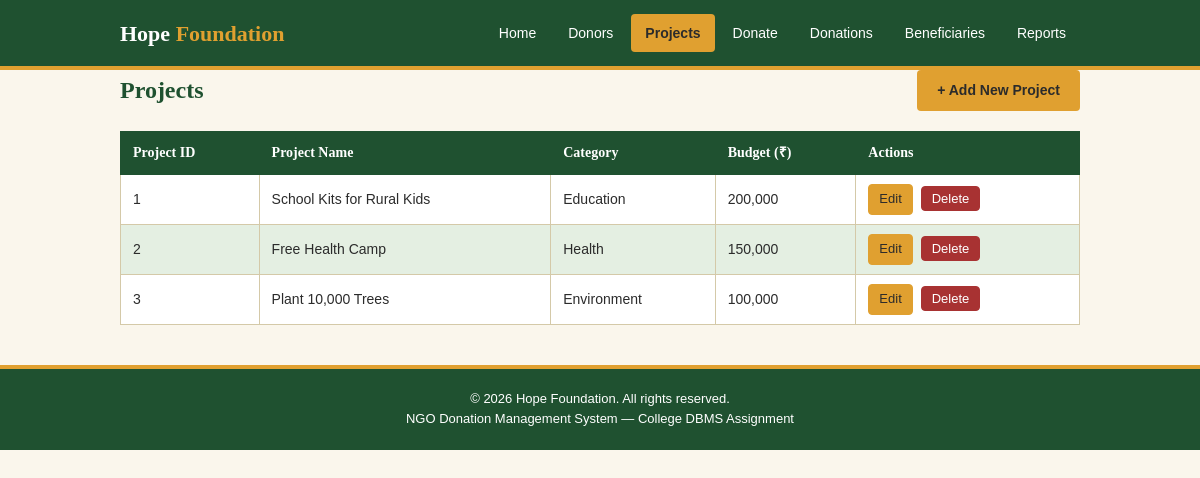
The app's page /ngo/projects.php with its own data.
### tables this page shows
CREATE TABLE projects (
  project_id    INT AUTO_INCREMENT PRIMARY KEY,
  project_name  VARCHAR(150) NOT NULL,
  category      ENUM('Education','Health','Environment','Food','Other') NOT NULL,
  budget        DECIMAL(12,2) NOT NULL CHECK (budget >= 0)
);

### ngo/projects.php (the view, shortened to what this page needs)
<?php
require_once 'includes/db.php';
include 'includes/header.php';
$result = $conn->query('SELECT project_id, project_name, category, budget FROM projects ORDER BY project_id');
?>
<div class="wrapper">
    <div class="page-header">
        <h1>Projects</h1>
        <a href="project_form.php" class="btn btn-primary">+ Add New Project</a>
    </div>
    <div class="table-wrapper">
        <table>
            <thead>
                <tr>
                    <th>Project ID</th>
                    <th>Project Name</th>
                    <th>Category</th>
                    <th>Budget (&#8377;)</th>
                    <th>Actions</th>
                </tr>
            </thead>
            <tbody>
                <?php if ($result->num_rows === 0): ?>
                    <tr><td colspan="5" style="text-align:center;">No records yet</td></tr>
                <?php else: ?>
                    <?php while ($row = $result->fetch_assoc()): ?>
                        <tr>
                            <td><?php echo (int)$row['project_id']; ?></td>
                            <td><?php echo htmlspecialchars($row['project_name']); ?></td>
                            <td><?php echo htmlspecialchars($row['category']); ?></td>
                            <td><?php echo number_format($row['budget']); ?></td>
                            <td class="row-actions">
                                <a href="project_form.php?project_id=<?php echo (int)$row['project_id']; ?>">Edit</a>
                                <form action="process_project.php" method="post">
                                    <button type="submit" name="action" value="delete" class="delete-btn">Delete</button>
                                </form>
                            </td>
                        </tr>
                    <?php endwhile; ?>
                <?php endif; ?>
            </tbody>
        </table>
    </div>
</div>
<?php include 'includes/footer.php'; ?>

### ngo/css/style.css (style rules this page uses)
:root { --primary: #1f5130; --bg: #faf6ec; --accent: #e0a030; --text: #2b2b2b; --soft-green: #e4efe2; --border: #d4c9a8; --white: #ffffff; --danger: #a83232; --danger-hover: #8a2828; }
* { margin: 0; padding: 0; box-sizing: border-box; }
body { font-family: Arial, Verdana, sans-serif; font-size: 15px; color: var(--text); background-color: var(--bg); line-height: 1.6; }
h1, h2, h3, h4 { font-family: Georgia, "Times New Roman", serif; color: var(--primary); margin-bottom: 12px; }
a { color: var(--primary); text-decoration: none; }
.wrapper { max-width: 1000px; margin: 0 auto; padding: 0 20px; }
.page-header { display: flex; justify-content: space-between; align-items: center; margin-bottom: 20px; flex-wrap: wrap; gap: 10px; }
.page-header h1 { font-size: 24px; margin-bottom: 0; }
.table-wrapper { overflow-x: auto; }
table { width: 100%; border-collapse: collapse; border: 1px solid var(--border); background-color: var(--white); }
thead th { background-color: var(--primary); color: var(--white); font-family: Georgia, serif; font-size: 14px; text-align: left; padding: 10px 12px; border: 1px solid var(--primary); }
tbody td { padding: 9px 12px; border: 1px solid var(--border); font-size: 14px; }
tbody tr:nth-child(even) { background-color: var(--soft-green); }
.row-actions a, .row-actions button { display: inline-block; font-size: 13px; padding: 4px 10px; margin-right: 4px; border-radius: 4px; font-family: Arial, Verdana, sans-serif; cursor: pointer; }
.row-actions a { background-color: var(--accent); color: var(--text); border: 1px solid var(--accent); }
.row-actions form { display: inline; }
.row-actions button.delete-btn { background-color: var(--danger); color: var(--white); border: 1px solid var(--danger); font-size: 13px; padding: 4px 10px; border-radius: 4px; cursor: pointer; }
.btn { display: inline-block; padding: 9px 20px; font-size: 14px; font-family: Arial, Verdana, sans-serif; border: none; border-radius: 4px; cursor: pointer; text-decoration: none; text-align: center; }
.btn-primary { background-color: var(--accent); color: var(--text); font-weight: bold; }

### records on screen
projects: project_id "1", project_name "School Kits for Rural Kids", category "Education", budget "200,000"
projects: project_id "2", project_name "Free Health Camp", category "Health", budget "150,000"
projects: project_id "3", project_name "Plant 10,000 Trees", category "Environment", budget "100,000"
